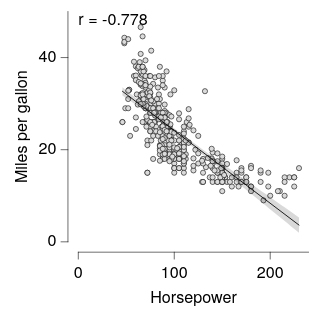

Describe this chart as a Vega-Lite specification.
### Vega-Lite specification from a JSON file in a GitHub repository (floating-point values rounded to 4 significant figures; data arrays with more than 128 entries replaced by an {"elided": "..."} marker saying what was removed)
{"background": null, "config": {"arc": {"fill": "#DBDBDB", "fillOpacity": 1.0, "innerRadius": 25.0, "padAngle": 0.03, "stroke": "black", "strokeOpacity": 1, "strokeWidth": 0.25}, "area": {"fill": "#DBDBDB", "fillOpacity": 1.0, "stroke": "black", "strokeOpacity": 1, "strokeWidth": 0.25}, "axis": {"domain": true, "domainCap": "round", "domainColor": "black", "domainWidth": 0.25, "grid": false, "gridCap": "round", "gridColor": "#F1F1F1", "gridDash": [0, 0], "gridOpacity": 1.0, "gridWidth": 0.25, "labelColor": "black", "labelFont": "Helvetica Neue, HelveticaNeue, Helvetica, Arial, sans-serif", "labelFontSize": 7, "labelFontStyle": "normal", "labelFontWeight": 400, "offset": 4.5, "ticks": true, "tickCap": "round", "tickColor": "black", "tickRound": false, "tickSize": 3, "tickWidth": 0.25, "titleColor": "black", "titleFont": "Helvetica Neue, HelveticaNeue, Helvetica, Arial, sans-serif", "titleFontSize": 7, "titleFontStyle": "normal", "titleFontWeight": 400}, "axisX": {"domain": true, "labelAlign": "center", "labelAngle": 0, "labels": true, "ticks": true, "translate": 0}, "axisY": {"domain": true, "labelAlign": "right", "labelAngle": 0, "labels": true, "ticks": true, "translate": 0}, "axisRight": {"domain": true, "labelAlign": "left", "labelAngle": 0, "labels": true, "ticks": true, "translate": 0}, "axisTop": {"domain": true, "labelAlign": "center", "labelAngle": 0, "labels": true, "ticks": true, "translate": 0}, "axisBand": {"tickOffset": 0}, "bar": {"fill": "#DBDBDB", "fillOpacity": 1.0, "stroke": "black", "strokeOpacity": 1, "strokeWidth": 0.25}, "boxplot": {"size": 9.0, "ticks": {"cornerRadius": 0.25, "fill": "black", "opacity": 1, "size": 4.5, "thickness": 0.25}, "box": {"fillOpacity": 1.0, "stroke": "black", "strokeOpacity": 1, "strokeWidth": 0.25}, "median": {"cornerRadius": 0, "fill": "black", "fillOpacity": 1.0, "opacity": 1, "size": 9.0, "thickness": 0.25}, "rule": {"fill": "black", "fillOpacity": 1.0, "size": 10.0, "stroke": "black", "strokeDash": [0, 0], "strokeOpacity": 1, "strokeWidth": 0.25}, "outliers": {"color": "black", "fill": "black", "fillOpacity": 1.0, "size": 0, "stroke": "black", "strokeOpacity": 1, "strokeWidth": 0.25}}, "circle": {"fill": "black", "fillOpacity": 1.0, "size": 1.25, "stroke": null, "strokeOpacity": 1, "strokeWidth": 0.25}, "errorband": {"band": {"fillOpacity": 0.6, "stroke": null, "strokeWidth": 0.25, "strokeOpacity": 1}, "borders": {"opacity": 0, "strokeOpacity": 0.25, "strokeWidth": 1}}, "errorbar": {"opacity": 1, "rule": {"strokeDash": [0, 0], "strokeWidth": 0.25}, "ticks": {"color": "black", "cornerRadius": 0.125, "opacity": 1, "size": 6.0, "thickness": 0.25}, "thickness": 0.25}, "font": "Helvetica Neue, HelveticaNeue, Helvetica, Arial, sans-serif", "geoshape": {"fill": "#DBDBDB", "fillOpacity": 1.0, "stroke": "black", "strokeOpacity": 1, "strokeWidth": 0.25}, "header": {"labelColor": "black", "labelFont": "Helvetica Neue, HelveticaNeue, Helvetica, Arial, sans-serif", "labelFontSize": 7, "labelFontStyle": "normal", "labelFontWeight": 400, "titleColor": "black", "titleFont": "Helvetica Neue, HelveticaNeue, Helvetica, Arial, sans-serif", "titleFontSize": 7, "titleFontStyle": "normal", "titleFontWeight": 400, "titlePadding": 0}, "legend": {"disable": false, "offset": 4.5, "titlePadding": 4, "labelOffset": 2, "gradientLabelOffset": 2, "gradientLength": 50.0, "gradientThickness": 5.0, "gradientOpacity": 1.0, "gradientStrokeColor": "black", "gradientStrokeWidth": 0.25, "labelColor": "black", "labelFont": "Helvetica Neue, HelveticaNeue, Helvetica, Arial, sans-serif", "labelFontSize": 7, "labelFontStyle": "normal", "labelFontWeight": 400, "strokeColor": "black", "strokeWidth": 0, "symbolSize": 42, "symbolStrokeColor": "black", "symbolStrokeWidth": 0.25, "titleColor": "black", "titleFont": "Helvetica Neue, HelveticaNeue, Helvetica, Arial, sans-serif", "titleFontSize": 7, "titleFontStyle": "normal", "titleFontWeight": 400}, "line": {"color": "black", "stroke": "black", "strokeCap": "round", "strokeDash": [0, 0], "strokeOpacity": 1, "strokeWidth": 0.375}, "point": {"filled": true, "fill": "#DBDBDB", "fillOpacity": 1.0, "size": 5.0, "stroke": "black", "strokeOpacity": 1, "strokeWidth": 0.25}, "range": {"category": ["#5CA7B1", "#CDDEF3", "#B7B3E4", "#B3DAB5", "#F5E1B3", "#3D727B", "#8AA8D2", "#867DAC", "#80A988", "#CBB17A", "#204148", "#59719A", "#584C77", "#507B5F", "#9D824D"], "diverging": {"scheme": ["#C35082", "#CE6D94", "#D989A7", "#E2A4BA", "#EABFCE", "#F1DBE2", "#F6F6F6", "#D7E0EB", "#B9CBE0", "#9BB6D5", "#7DA1C9", "#5F8CBD", "#4177B1"]}, "heatmap": {"scheme": ["#32022B", "#43044D", "#4C196E", "#4D338C", "#484DA6", "#3A68BB", "#1D83CA", "#1D9CCB", "#23B5C9", "#28CDC5", "#4DE0B4", "#91EE9F"]}, "ordinal": {"scheme": ["#F1F1F1", "#DBDBDB", "#C6C6C6", "#B2B2B2", "#9D9D9D", "#898989", "#767676", "#636363", "#515151", "#404040", "#2F2F2F", "#1F1F1F"]}, "ramp": {"scheme": ["#32022B", "#43044D", "#4C196E", "#4D338C", "#484DA6", "#3A68BB", "#1D83CA", "#1D9CCB", "#23B5C9", "#28CDC5", "#4DE0B4", "#91EE9F"]}}, "rule": {"color": "black", "stroke": "black", "strokeCap": "round", "strokeDash": [2, 2], "strokeOpacity": 1, "strokeWidth": 0.25}, "scale": {"bandPaddingInner": 0.1, "bandPaddingOuter": 0.1, "round": false}, "rect": {"fill": "#DBDBDB", "fillOpacity": 1.0, "stroke": "black", "strokeOpacity": 1, "strokeWidth": 0.25}, "square": {"fill": "#DBDBDB", "fillOpacity": 1.0, "size": 10.0, "stroke": "black", "strokeOpacity": 1, "strokeWidth": 0.25}, "text": {"color": "black", "font": "Helvetica Neue, HelveticaNeue, Helvetica, Arial, sans-serif", "fontSize": 7, "fontStyle": "normal", "fontWeight": 400}, "tick": {"color": "black", "cornerRadius": 0.125, "opacity": 1.0, "size": 9.0, "thickness": 0.25}, "title": {"anchor": "middle", "frame": "group", "color": "black", "font": "Helvetica Neue, HelveticaNeue, Helvetica, Arial, sans-serif", "fontSize": 7, "fontStyle": "normal", "fontWeight": 400, "subtitleColor": "black", "subtitleFont": "Helvetica Neue, HelveticaNeue, Helvetica, Arial, sans-serif", "subtitleFontSize": "Helvetica Neue, HelveticaNeue, Helvetica, Arial, sans-serif", "subtitleFontStyle": "normal", "subtitleFontWeight": 400}, "trail": {"color": "black", "opacity": 1, "size": 0.375}, "view": {"continuousWidth": 100, "continuousHeight": 100, "discreteWidth": 100, "discreteHeight": 100, "fill": null, "stroke": null, "strokeWidth": 0.25}}, "layer": [{"data": {"name": "data-7285c4e2e195e5a75737a34913199f5f"}, "mark": {"type": "point"}, "encoding": {"x": {"field": "Horsepower", "type": "quantitative"}, "y": {"field": "Miles_per_Gallon", "title": "Miles per gallon", "type": "quantitative"}}}, {"layer": [{"data": {"name": "data-bdec693c0d523f811cea200769bb0903"}, "mark": {"type": "area", "fill": "black", "fillOpacity": 0.15, "stroke": null, "strokeWidth": 0}, "encoding": {"x": {"field": "Horsepower", "type": "quantitative"}, "y": {"field": "Miles_per_Gallon", "type": "quantitative"}, "y2": {"field": "__ci_hi"}}}, {"data": {"name": "data-e5e41d7cdc7704607649085c2c14cc40"}, "mark": {"type": "line"}, "encoding": {"x": {"field": "Horsepower", "type": "quantitative"}, "y": {"field": "Miles_per_Gallon", "type": "quantitative"}}}, {"data": {"values": [{"__dysonsphere__": 1}]}, "mark": {"type": "text", "align": "left", "angle": 0, "baseline": "top", "dx": 0, "dy": 0, "fontSize": 7, "opacity": 1.0}, "encoding": {"text": {"value": "r = -0.778"}, "x": {"value": 0}, "y": {"value": 0}}}], "name": "__dysonsphere_289b330e0455c514_23"}], "$schema": "https://vega.github.io/schema/vega-lite/v6.4.1.json", "datasets": {"data-7285c4e2e195e5a75737a34913199f5f": {"elided": "392 records"}, "data-bdec693c0d523f811cea200769bb0903": [{"Horsepower": 46.0, "Miles_per_Gallon": 31.79, "__ci_hi": 33.56, "__dysonsphere__": 1}, {"Horsepower": 48.92, "Miles_per_Gallon": 31.36, "__ci_hi": 33.07, "__dysonsphere__": 1}, {"Horsepower": 51.84, "Miles_per_Gallon": 30.93, "__ci_hi": 32.58, "__dysonsphere__": 1}, {"Horsepower": 54.76, "Miles_per_Gallon": 30.5, "__ci_hi": 32.09, "__dysonsphere__": 1}, {"Horsepower": 57.68, "Miles_per_Gallon": 30.06, "__ci_hi": 31.6, "__dysonsphere__": 1}, {"Horsepower": 60.6, "Miles_per_Gallon": 29.63, "__ci_hi": 31.11, "__dysonsphere__": 1}, {"Horsepower": 63.52, "Miles_per_Gallon": 29.2, "__ci_hi": 30.62, "__dysonsphere__": 1}, {"Horsepower": 66.44, "Miles_per_Gallon": 28.76, "__ci_hi": 30.13, "__dysonsphere__": 1}, {"Horsepower": 69.37, "Miles_per_Gallon": 28.33, "__ci_hi": 29.65, "__dysonsphere__": 1}, {"Horsepower": 72.29, "Miles_per_Gallon": 27.89, "__ci_hi": 29.16, "__dysonsphere__": 1}, {"Horsepower": 75.21, "Miles_per_Gallon": 27.45, "__ci_hi": 28.68, "__dysonsphere__": 1}, {"Horsepower": 78.13, "Miles_per_Gallon": 27.01, "__ci_hi": 28.19, "__dysonsphere__": 1}, {"Horsepower": 81.05, "Miles_per_Gallon": 26.57, "__ci_hi": 27.71, "__dysonsphere__": 1}, {"Horsepower": 83.97, "Miles_per_Gallon": 26.13, "__ci_hi": 27.23, "__dysonsphere__": 1}, {"Horsepower": 86.89, "Miles_per_Gallon": 25.69, "__ci_hi": 26.76, "__dysonsphere__": 1}, {"Horsepower": 89.81, "Miles_per_Gallon": 25.24, "__ci_hi": 26.28, "__dysonsphere__": 1}, {"Horsepower": 92.73, "Miles_per_Gallon": 24.79, "__ci_hi": 25.81, "__dysonsphere__": 1}, {"Horsepower": 95.65, "Miles_per_Gallon": 24.34, "__ci_hi": 25.34, "__dysonsphere__": 1}, {"Horsepower": 98.57, "Miles_per_Gallon": 23.88, "__ci_hi": 24.87, "__dysonsphere__": 1}, {"Horsepower": 101.5, "Miles_per_Gallon": 23.43, "__ci_hi": 24.4, "__dysonsphere__": 1}, {"Horsepower": 104.4, "Miles_per_Gallon": 22.97, "__ci_hi": 23.94, "__dysonsphere__": 1}, {"Horsepower": 107.3, "Miles_per_Gallon": 22.51, "__ci_hi": 23.48, "__dysonsphere__": 1}, {"Horsepower": 110.3, "Miles_per_Gallon": 22.04, "__ci_hi": 23.03, "__dysonsphere__": 1}, {"Horsepower": 113.2, "Miles_per_Gallon": 21.57, "__ci_hi": 22.57, "__dysonsphere__": 1}, {"Horsepower": 116.1, "Miles_per_Gallon": 21.1, "__ci_hi": 22.12, "__dysonsphere__": 1}, {"Horsepower": 119.0, "Miles_per_Gallon": 20.63, "__ci_hi": 21.67, "__dysonsphere__": 1}, {"Horsepower": 121.9, "Miles_per_Gallon": 20.15, "__ci_hi": 21.22, "__dysonsphere__": 1}, {"Horsepower": 124.9, "Miles_per_Gallon": 19.68, "__ci_hi": 20.78, "__dysonsphere__": 1}, {"Horsepower": 127.8, "Miles_per_Gallon": 19.2, "__ci_hi": 20.34, "__dysonsphere__": 1}, {"Horsepower": 130.7, "Miles_per_Gallon": 18.72, "__ci_hi": 19.9, "__dysonsphere__": 1}, {"Horsepower": 133.6, "Miles_per_Gallon": 18.23, "__ci_hi": 19.46, "__dysonsphere__": 1}, {"Horsepower": 136.5, "Miles_per_Gallon": 17.75, "__ci_hi": 19.02, "__dysonsphere__": 1}, {"Horsepower": 139.5, "Miles_per_Gallon": 17.26, "__ci_hi": 18.58, "__dysonsphere__": 1}, {"Horsepower": 142.4, "Miles_per_Gallon": 16.78, "__ci_hi": 18.15, "__dysonsphere__": 1}, {"Horsepower": 145.3, "Miles_per_Gallon": 16.29, "__ci_hi": 17.71, "__dysonsphere__": 1}, {"Horsepower": 148.2, "Miles_per_Gallon": 15.8, "__ci_hi": 17.28, "__dysonsphere__": 1}, {"Horsepower": 151.1, "Miles_per_Gallon": 15.31, "__ci_hi": 16.85, "__dysonsphere__": 1}, {"Horsepower": 154.1, "Miles_per_Gallon": 14.82, "__ci_hi": 16.41, "__dysonsphere__": 1}, {"Horsepower": 157.0, "Miles_per_Gallon": 14.33, "__ci_hi": 15.98, "__dysonsphere__": 1}, {"Horsepower": 159.9, "Miles_per_Gallon": 13.84, "__ci_hi": 15.55, "__dysonsphere__": 1}, {"Horsepower": 162.8, "Miles_per_Gallon": 13.35, "__ci_hi": 15.12, "__dysonsphere__": 1}, {"Horsepower": 165.7, "Miles_per_Gallon": 12.86, "__ci_hi": 14.69, "__dysonsphere__": 1}, {"Horsepower": 168.7, "Miles_per_Gallon": 12.36, "__ci_hi": 14.26, "__dysonsphere__": 1}, {"Horsepower": 171.6, "Miles_per_Gallon": 11.87, "__ci_hi": 13.83, "__dysonsphere__": 1}, {"Horsepower": 174.5, "Miles_per_Gallon": 11.38, "__ci_hi": 13.4, "__dysonsphere__": 1}, {"Horsepower": 177.4, "Miles_per_Gallon": 10.88, "__ci_hi": 12.97, "__dysonsphere__": 1}, {"Horsepower": 180.3, "Miles_per_Gallon": 10.39, "__ci_hi": 12.55, "__dysonsphere__": 1}, {"Horsepower": 183.3, "Miles_per_Gallon": 9.897, "__ci_hi": 12.12, "__dysonsphere__": 1}, {"Horsepower": 186.2, "Miles_per_Gallon": 9.402, "__ci_hi": 11.69, "__dysonsphere__": 1}, {"Horsepower": 189.1, "Miles_per_Gallon": 8.908, "__ci_hi": 11.26, "__dysonsphere__": 1}, {"Horsepower": 192.0, "Miles_per_Gallon": 8.413, "__ci_hi": 10.84, "__dysonsphere__": 1}, {"Horsepower": 195.0, "Miles_per_Gallon": 7.918, "__ci_hi": 10.41, "__dysonsphere__": 1}, {"Horsepower": 197.9, "Miles_per_Gallon": 7.423, "__ci_hi": 9.983, "__dysonsphere__": 1}, {"Horsepower": 200.8, "Miles_per_Gallon": 6.927, "__ci_hi": 9.556, "__dysonsphere__": 1}, {"Horsepower": 203.7, "Miles_per_Gallon": 6.432, "__ci_hi": 9.129, "__dysonsphere__": 1}, {"Horsepower": 206.6, "Miles_per_Gallon": 5.936, "__ci_hi": 8.703, "__dysonsphere__": 1}, {"Horsepower": 209.6, "Miles_per_Gallon": 5.441, "__ci_hi": 8.277, "__dysonsphere__": 1}, {"Horsepower": 212.5, "Miles_per_Gallon": 4.945, "__ci_hi": 7.85, "__dysonsphere__": 1}, {"Horsepower": 215.4, "Miles_per_Gallon": 4.449, "__ci_hi": 7.424, "__dysonsphere__": 1}, {"Horsepower": 218.3, "Miles_per_Gallon": 3.953, "__ci_hi": 6.998, "__dysonsphere__": 1}, {"Horsepower": 221.2, "Miles_per_Gallon": 3.457, "__ci_hi": 6.572, "__dysonsphere__": 1}, {"Horsepower": 224.2, "Miles_per_Gallon": 2.961, "__ci_hi": 6.147, "__dysonsphere__": 1}, {"Horsepower": 227.1, "Miles_per_Gallon": 2.464, "__ci_hi": 5.721, "__dysonsphere__": 1}, {"Horsepower": 230.0, "Miles_per_Gallon": 1.968, "__ci_hi": 5.295, "__dysonsphere__": 1}], "data-e5e41d7cdc7704607649085c2c14cc40": [{"Horsepower": 46.0, "Miles_per_Gallon": 32.68, "__dysonsphere__": 1}, {"Horsepower": 230.0, "Miles_per_Gallon": 3.632, "__dysonsphere__": 1}]}}
